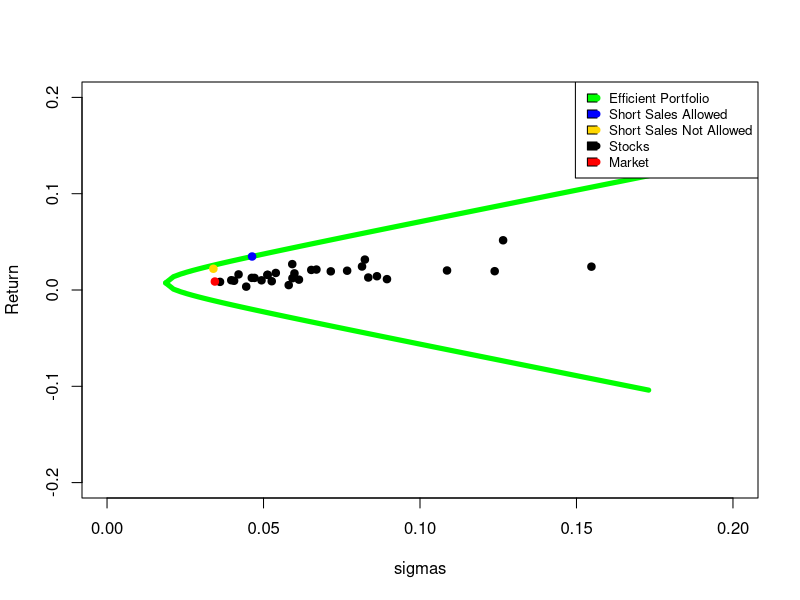
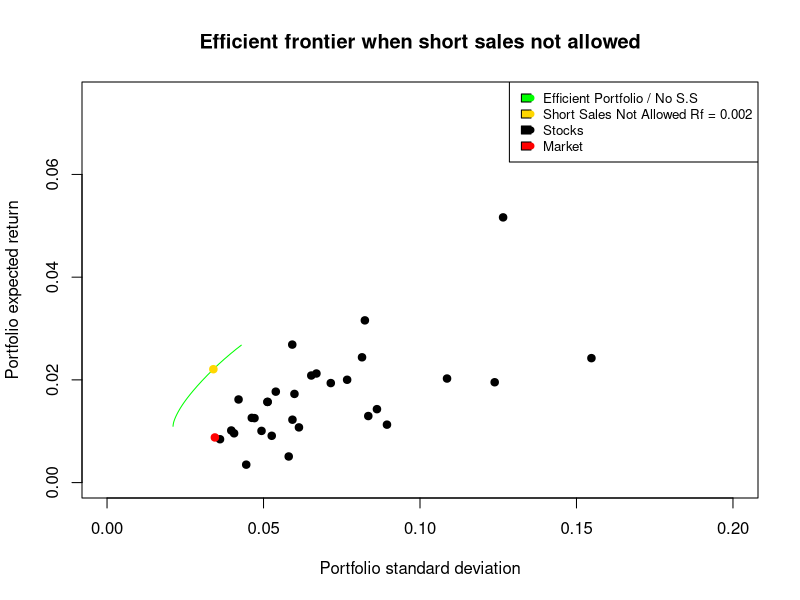

These charts were generated, in order, by the following R code:
#Part a
#Read all data
a_all <- read.csv("stockData.csv", sep=",", header=TRUE) 

# Use 5 year data to train 
a <- a_all[1:60,]

#Convert adjusted close prices into returns:
r <- (a[-1,3:ncol(a)]-a[-nrow(a),3:ncol(a)])/a[-nrow(a),3:ncol(a)] # return of stocks + market
#r_m <- (a[-1,3]-a[-nrow(a),3])/a[-nrow(a),3] # return of market

n_stocks = 30

covmat <- var(r)
beta <- covmat[1,-1]/ covmat[1,1]

rrr <- r[,-c(1,which(beta<0)+1)] 


beta <- rep(0,ncol(rrr))
alpha <- rep(0,ncol(rrr))
mse <- rep(0,ncol(rrr))
Ribar <- rep(0,ncol(rrr))
Ratio <- rep(0,ncol(rrr))
stock <- rep(0,ncol(rrr))

rf <- 0.002


for(i in 1:ncol(rrr)){
  q <- lm(data=rrr, formula=rrr[,i] ~ r[,1])
  beta[i] <- q$coefficients[2] 
  alpha[i] <- q$coefficients[1] 
  mse[i] <- summary(q)$sigma^2
  Ribar[i] <- q$coefficients[1]+q$coefficients[2]*mean(r[,1])
  Ratio[i] <- (Ribar[i]-rf)/beta[i]
  stock[i] <- i
}

xx <- (cbind(stock,alpha, beta, Ribar, mse, Ratio))

A <- xx[order(-xx[,6]),]

col1 <- rep(0,nrow(A))
col2 <- rep(0,nrow(A))
col3 <- rep(0,nrow(A))
col4 <- rep(0,nrow(A))
col5 <- rep(0,nrow(A))

col1 <- (A[,4]-rf)*A[,3]/A[,5]
col3 <- A[,3]^2/A[,5]
for(i in(1:nrow(A))) {
  col2[i] <- sum(col1[1:i])
  col4[i] <- sum(col3[1:i])
}

#Compute the Ci (col5):
for(i in (1:nrow(A))) {
  col5[i] <- var(r[,1])*col2[i]/(1+var(r[,1])*col4[i])
}

#SHORT SALES ALLOWED:
#Compute the zi:
z_short <- (A[,3]/A[,5])*(A[,6]-col5[nrow(A)])
#Compute the xi:
x_short <- z_short/sum(z_short)

#The final table when short sales allowed:
Weights_with_short <- cbind(A, col1, col2, col3, col4, col5, z_short, x_short)


#SHORT SALES NOT ALLOWED:
#First create a matrix up to the maximum of col5:
table1 <- cbind(A, col1, col2, col3, col4, col5)
table2 <- table1[1:which(col5==max(col5)), ]

#Compute the zi:
z_no_short <- (table2[,3]/table2[,5])*(table2[,6]-max(col5))

#Compute the xi:
x_no_short <- z_no_short/sum(z_no_short)

#The final table when short sales are not allowed:
Weights_no_short <- cbind(table2, z_no_short, x_no_short)

#Part b


#find the return of the portfolio with short sales allowed

R_p_short <- Weights_with_short[,13] %*% Weights_with_short[,4]

covariance_matrix = matrix(0,n_stocks,n_stocks)
var_Rm = var(r[,1])
for (i in 1:n_stocks)
{
  for(j in 1:n_stocks){
    if(i == j)
    {
      covariance_matrix[i,j] = Weights_with_short[i,3] * Weights_with_short[i,3] * var_Rm + Weights_with_short[i,5]
    }else{
      covariance_matrix[i,j] = Weights_with_short[i,3] * Weights_with_short[j,3] * var_Rm 
    }
  }
}

#find the risk of the portfolio with short sales allowed

var_p_short <- Weights_with_short[,13] %*% covariance_matrix %*% Weights_with_short[,13]

#find the return of the portfolio with no short sales allowed
n_long = nrow(Weights_no_short)
R_p_no_short <- Weights_no_short[1:n_long,13] %*% Weights_no_short[1:n_long,4]
#find the risk of the portfolio with no short sales allowed
var_p_no_short <- Weights_no_short[1:n_long,13] %*% covariance_matrix[1:n_long,1:n_long]  %*% Weights_no_short[1:n_long,13]

#Trace out efficient portfolio
inv_covmat_single_index = solve(covariance_matrix)
ones = rep(1,n_stocks)

A = as.numeric(t(Weights_with_short[,4]) %*% inv_covmat_single_index %*% ones) 
B = as.numeric(t(Weights_with_short[,4]) %*% inv_covmat_single_index %*% Weights_with_short[,4]) 
C = as.numeric(t(ones)  %*% inv_covmat_single_index %*% ones) 
D = B*C - A^2

E <- seq(-0.2,0.2,.001)

sigmas <- sqrt(seq(1/C,0.03,.0001)) 
upper_part <- (A + sqrt(D*(C*sigmas^2 - 1)))*(1/C) 
lower_part <- (A - sqrt(D*(C*sigmas^2 - 1)))*(1/C) 

plot(sigmas, upper_part, lwd=5,type = "l",col = "green",xlim = c(0, 0.2), ylim= c(-0.2,0.2),ylab = "Return") 
lines(sigmas,lower_part, lwd=5,type = "l",col = "green")

points(sqrt(var_p_short),R_p_short, pch=19,lwd=1,col="blue")
points(sqrt(var_p_no_short),R_p_no_short, pch=19,lwd=1,col="gold")


points(sqrt(diag(covariance_matrix)),Weights_with_short[,4], pch=19,lwd=1,col="black")
points(sqrt(var(r[,1])),mean(r[,1]), pch=19,lwd=1,col="red")

legend("topright", 
       legend=c("Efficient Portfolio","Short Sales Allowed", "Short Sales Not Allowed", "Stocks","Market"),
       col=c("green","blue","gold","black","red"),
       pch = 19,
       fill =c("green","blue","gold","black","red"),
       cex=0.8)

#Part c


Rfr <- seq(-0.2,.007,0.001)

#Initialize the two vectors:
rbar_opt <- rep(0,length(Rfr))
risk_opt <- rep(0,length(Rfr))


for(l in 1:length(Rfr)){
  #Risk free asset:
  rf <- Rfr[l]
  #rf <- .002
  #Initialize
  beta <- rep(0,ncol(rrr))
  alpha <- rep(0,ncol(rrr))
  mse <- rep(0,ncol(rrr))
  Ribar <- rep(0,ncol(rrr))
  Ratio <- rep(0,ncol(rrr))
  stocknum <- rep(0,ncol(rrr))
  #stock <- names(rrr)
  
  #This for loop computes the required inputs:
  for(i in 1:ncol(rrr)){
    q <- lm(data=rrr, formula=rrr[,i] ~ r[,1])
    beta[i] <- q$coefficients[2] 
    alpha[i] <- q$coefficients[1] 
    mse[i] <- summary(q)$sigma^2
    Ribar[i] <- q$coefficients[1]+q$coefficients[2]*mean(r[,1])
    Ratio[i] <- (Ribar[i]-rf)/beta[i]
    stocknum[i] <- i
  }
  
  #So far we have this table:
  #xx <- (cbind(stock,alpha, beta, Ribar, mse, Ratio))
  xx <- (data.frame(stocknum,alpha, beta, Ribar, mse, Ratio))
  
  
  #Order the table based on the excess return to beta ratio:
  A <- xx[order(-xx[,6]),]
  
  col1 <- rep(0,nrow(A))
  col2 <- rep(0,nrow(A))
  col3 <- rep(0,nrow(A))
  col4 <- rep(0,nrow(A))
  col5 <- rep(0,nrow(A))
  
  
  #Create the last 5 columns of the table:
  col1 <- (A[,4]-rf)*A[,3]/A[,5]
  col3 <- A[,3]^2/A[,5]
  for(i in(1:nrow(A))) {
    col2[i] <- sum(col1[1:i])
    col4[i] <- sum(col3[1:i])
  }
  
  #So far we have:
  cbind(A, col1, col2, col3, col4)
  
  
  #Compute the Ci (col5):
  for(i in (1:nrow(A))) {
    col5[i] <- var(r[,1])*col2[i]/(1+var(r[,1])*col4[i])
  }
  
  
  #The final table when short sales allowed:
  B <- cbind(A, col1, col2, col3, col4, col5)
  rownames(B) <- NULL
  
  #SHORT SALES NOT ALLOWED:
  #First create a matrix up to the maximum of col5:
  #table1 <- cbind(A, col1, col2, col3, col4, col5)
  #table2 <- (B[1:which(col5==max(col5)), ], nrow=which(col5==max(col5)), ncol=ncol(B))
  table2 <- B[1:which(col5==max(col5)), ]
  
  #Compute the Zi:
  z_no_short <- (table2[,3]/table2[,5])*(table2[,6]-max(col5))
  
  #Compute the xi:
  x_no_short <- z_no_short/sum(z_no_short)
  
  #Compute the mean and variance for each portfolio when short sales not allowed:
  #First match the columns of the data with the composition of the portfolio:
  
  r1 <- data.frame(rrr[,table2[,1]])
  
  beta1 <- rep(0,ncol(r1))
  sigma_e1 <- rep(0,ncol(r1))
  alpha1 <- rep(0,ncol(r1))
  
  for(i in 1:ncol(r1)){
    q1<- lm(r1[,i] ~ r[,1])
    beta1[i] <- q1$coefficients[2] 
    sigma_e1[i] <- summary(q1)$sigma^2
    alpha1[i] <- q1$coefficients[1] 
  } 
  
  means1 <- colMeans(r1)
  #means1 <- alpha1 + beta1*mean(r[,1])
  
  
  #Construct the variance covariance matrix using SIM:
  xx <- rep(0,ncol(r1)*(ncol(r1)))             #Initialize
  varcovar <- matrix(xx,nrow=ncol(r1),ncol=ncol(r1))  #the variance covariance matrix 
  
  
  for (i in 1:ncol(r1)){
    for (j in 1:ncol(r1)){
      varcovar[i,j]=beta1[i]*beta1[j]*var(r[,1])
      if(i==j){varcovar[i,j]=beta1[i]^2*var(r[,1])+ sigma_e1[i]}
    }
  }
  
  
  rbar_opt[l] <- t(x_no_short) %*% means1
  risk_opt[l] <- ( t(x_no_short) %*% varcovar %*% x_no_short )^.5
}

plot(risk_opt, rbar_opt, type="l", main="Efficient frontier when short sales not allowed", ylab="Portfolio expected return", xlab="Portfolio standard deviation",col = "green",
     xlim = c(0,0.2),ylim = c(0,0.075))

points(sqrt(var_p_no_short),R_p_no_short, pch=19,lwd=1,col="gold")

points(sqrt(diag(covariance_matrix)),Weights_with_short[,4], pch=19,lwd=1,col="black")
points(sqrt(var(r[,1])),mean(r[,1]), pch=19,lwd=1,col="red")

legend("topright", 
       legend=c("Efficient Portfolio / No S.S", "Short Sales Not Allowed Rf = 0.002", "Stocks","Market"),
       col=c("green","gold","black","red"),
       pch = 19,
       fill =c("green","gold","black","red"),
       cex=0.8)
